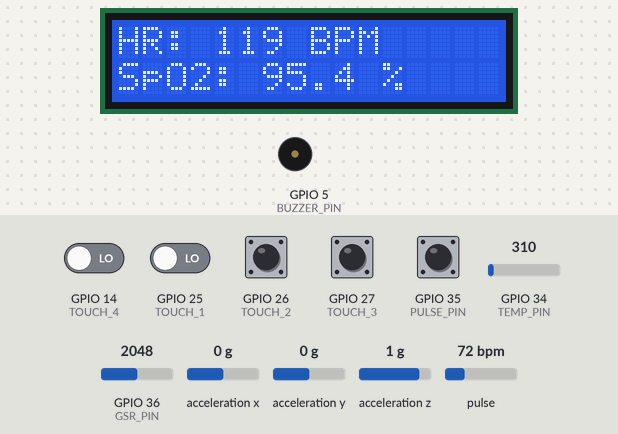
The sketch below on a simulated ESP32. On the bench: 16×2 character LCD, buzzer (waves = sounding, pin HIGH). Wiring (inferred from the names in the program): ADXL345 accelerometer at I2C address 0x53. Inputs (shaded band) come from the test bench; at power-on: GPIO 14 (TOUCH_4), GPIO 25 (TOUCH_1), GPIO 26 (TOUCH_2), GPIO 27 (TOUCH_3), GPIO 35 (PULSE_PIN) LOW, pulse 72 bpm, GPIO 36 (GSR_PIN) = 2048, acceleration x 0 g, acceleration y 0 g, GPIO 34 (TEMP_PIN) = 310, acceleration z 1 g (analog values on the 0–4095 scale).

Above: at 2.7 s.
2.8 s: pulse set to 42 bpm
At 8.2 s:
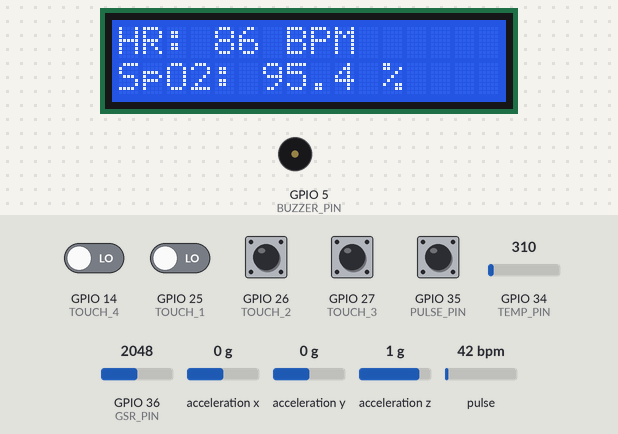
8.3 s: GPIO 35 (PULSE_PIN) pulled HIGH for 1.15 s
At 10.5 s:
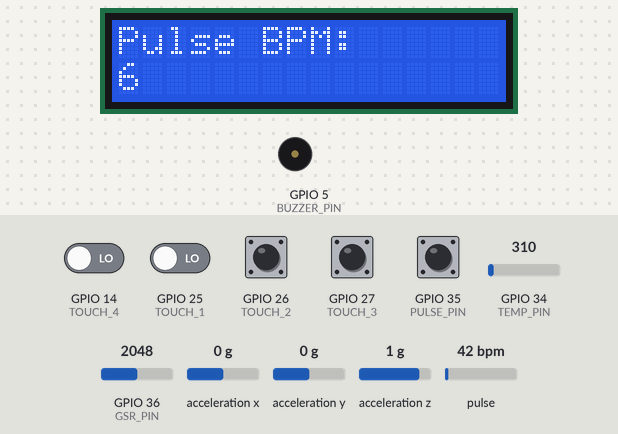
15.0 s: GPIO 14 (TOUCH_4) driven HIGH and GPIO 25 (TOUCH_1) driven HIGH
18.1 s: GPIO 36 (GSR_PIN) set to 2866
At 20.11 s:
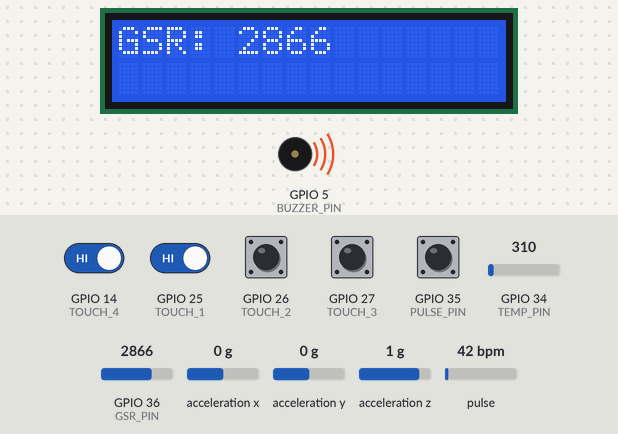
20.9 s: acceleration x set to -1.4 g
At 22.12 s:
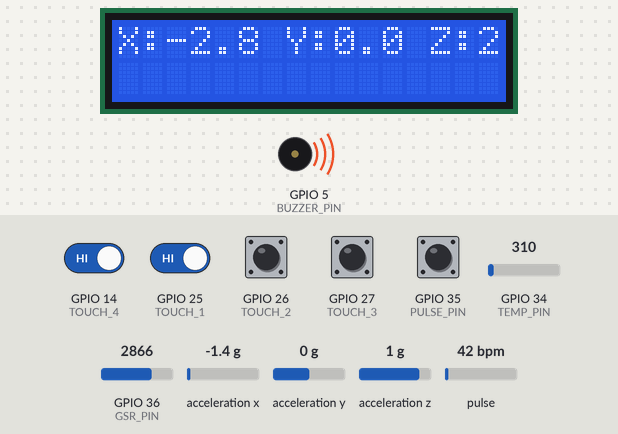
23.5 s: acceleration y set to -1.4 g
At 23.92 s:
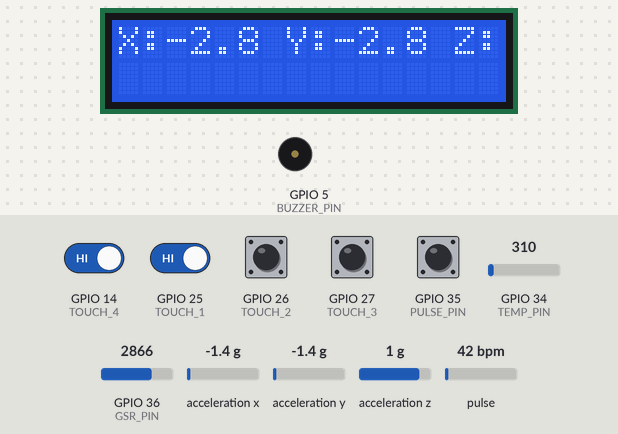
Timing chart, 0 to 26.1 s (numbered marks = the images above; inputs shaded):
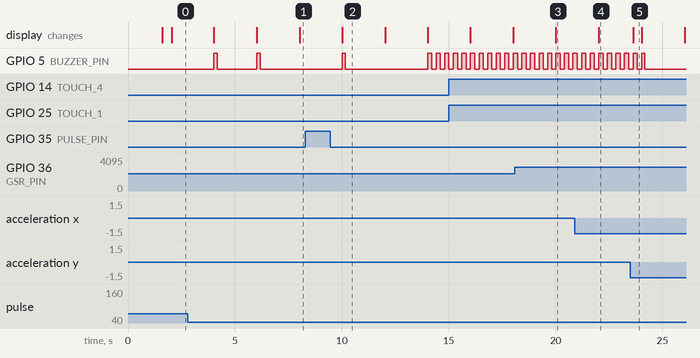

The sketch:

all_1_-lcd+buzzer+gyro+gsr+max30102+pulse+temp+touch.ino
```cpp
#include <Wire.h>
#include <LiquidCrystal_I2C.h>
#include "MAX30105.h"

// LCD Configuration
#define LCD_ADDR 0x27
#define LCD_SDA 21
#define LCD_SCL 22

// MAX30105 Configuration
#define MAX_SDA 19
#define MAX_SCL 18

// Sensor Pins
#define TEMP_PIN 34         // Analog pin for temperature
#define BUZZER_PIN 5        // Unified buzzer pin
#define PULSE_PIN 35        // Pulse sensor interrupt pin

// Touch Pins
#define TOUCH_1 25
#define TOUCH_2 26
#define TOUCH_3 27
#define TOUCH_4 14

// GSR Pin (changed from 34 to avoid conflict)
#define GSR_PIN 36

// ADXL345 Configuration
#define ADXL345_ADDR 0x53
#define ADXL345_POWER_CTL 0x2D
#define ADXL345_DATA_FORMAT 0x31
#define ADXL345_DATAX0 0x32

// Initialize Components
LiquidCrystal_I2C lcd(LCD_ADDR, 16, 2);
TwoWire MAXWire = TwoWire(1);
MAX30105 particleSensor;

// Code1 Variables
volatile int pulseCount = 0;
volatile unsigned long lastPulseTime = 0;
unsigned long lastCalcTime = 0;
unsigned long interval = 10000;
int bpm = 0;
unsigned long previousCycle = 0;
int phaseCode1 = 0;

// Code2 Variables
bool buzzerActive = false;
unsigned long buzzerStartTime = 0;
unsigned long lastBeepToggle = 0;
bool beepState = false;

// System Timing
unsigned long phaseStart = 0;
bool code1Active = true;
unsigned long code2StartTime = 0;

// Interrupt Service Routine
void IRAM_ATTR onPulse() {
  if (millis() - lastPulseTime > 300) {
    pulseCount++;
    lastPulseTime = millis();
  }
}

void setup() {
  Serial.begin(115200);

  // LCD Initialization
  Wire.begin(LCD_SDA, LCD_SCL);
  lcd.init();
  lcd.backlight();
  lcd.print("Initializing...");

  // MAX30105 Initialization
  MAXWire.begin(MAX_SDA, MAX_SCL);
  if (!particleSensor.begin(MAXWire, I2C_SPEED_FAST)) {
    lcd.clear();
    lcd.print("MAX30105 Error");
    while(1);
  }
  particleSensor.setup();
  particleSensor.setPulseAmplitudeRed(0x1F);
  particleSensor.setPulseAmplitudeIR(0x1F);

  // Buzzer & Sensors
  pinMode(BUZZER_PIN, OUTPUT);
  digitalWrite(BUZZER_PIN, LOW);
  analogReadResolution(12);
  pinMode(PULSE_PIN, INPUT);
  attachInterrupt(digitalPinToInterrupt(PULSE_PIN), onPulse, RISING);

  // Touch Pins
  pinMode(TOUCH_1, INPUT);
  pinMode(TOUCH_2, INPUT);
  pinMode(TOUCH_3, INPUT);
  pinMode(TOUCH_4, INPUT);

  // ADXL345 Initialization
  initADXL345();

  lcd.clear();
  lcd.print("System Ready");
  delay(1500);
  lcd.clear();
}

void loop() {
  unsigned long currentMillis = millis();

  // Phase Switching (12-second cycle)
  if (currentMillis - phaseStart >= 12000) {
    code1Active = !code1Active;
    phaseStart = currentMillis;
    digitalWrite(BUZZER_PIN, LOW);
    buzzerActive = false;
    lcd.clear();

    if (!code1Active) code2StartTime = currentMillis;
  }

  code1Active ? runCode1(currentMillis) : runCode2(currentMillis);
}

void runCode1(unsigned long currentMillis) {
  if (currentMillis - previousCycle >= 2000) {
    previousCycle = currentMillis;
    lcd.clear();
    phaseCode1 = (phaseCode1 + 1) % 3;

    switch(phaseCode1) {
      case 0: { // Temperature
        float tempF = analogRead(TEMP_PIN) * (3.3/4095.0) * 100 + 19 * 9/5 + 32;
        String status = "Normal";
        if (tempF < 96.0) status = "Low";
        else if (tempF > 99.0) status = "High";

        lcd.setCursor(0, 0);
        lcd.print("Temp: " + String(tempF,1) + " F");
        lcd.setCursor(0, 1);
        lcd.print("Status: " + status);

        if (tempF < 95.0 || tempF > 99.0) beepAlert();
        break;
      }

      case 1: { // Heart Rate & SpO2
        float hr = (particleSensor.getRed() % 100) + 60;
        float spo2 = 95.0 + (particleSensor.getIR() % 5) * 0.2;

        lcd.setCursor(0, 0);
        lcd.print("HR: " + String((int)hr) + " BPM");
        lcd.setCursor(0, 1);
        lcd.print("SpO2: " + String(spo2,1) + " %");

        if (spo2 < 94.0 || spo2 > 100.0) beepAlert();
        break;
      }

      case 2: { // Pulse BPM
        if (currentMillis - lastCalcTime >= interval) {
          bpm = (pulseCount * 60000) / interval;
          pulseCount = 0;
          lastCalcTime = currentMillis;
        }

        lcd.setCursor(0, 0);
        lcd.print("Pulse BPM: ");
        lcd.setCursor(0, 1);
        lcd.print(bpm);

        if (bpm < 50 || bpm > 120) beepAlert();
        break;
      }
    }
  }
}

void runCode2(unsigned long currentMillis) {
  static unsigned long lastUpdate = 0;
  if (currentMillis - lastUpdate >= 200) {
    lastUpdate = currentMillis;
    bool abnormal = false;
    unsigned long phase = ((currentMillis - code2StartTime) / 2000) % 3;

    lcd.clear();
    switch(phase) {
      case 0: // Touch Sensors
        lcd.print("Touch Sensors");
        if (checkTouch()) abnormal = true;
        break;

      case 1: { // GSR
        int gsr = analogRead(GSR_PIN);
        lcd.print("GSR: " + String(gsr));
        if (gsr < 2500 || gsr > 3900) abnormal = true;
        break;
      }

      case 2: { // Accelerometer
        int16_t x, y, z;
        readAcceleration(&x, &y, &z);
        float xg = x * 0.0078, yg = y * 0.0078, zg = z * 0.0078;
        lcd.print("X:" + String(xg,1) + " Y:" + String(yg,1) + " Z:" + String(zg,1));
        if (abs(xg) > 2.5 || abs(yg) > 2.5 || abs(zg) > 2.5) abnormal = true;
        break;
      }
    }

    handleBuzzer(currentMillis, abnormal);
  }
}

// Helper Functions
void beepAlert() {
  digitalWrite(BUZZER_PIN, HIGH);
  delay(150);
  digitalWrite(BUZZER_PIN, LOW);
}

bool checkTouch() {
  if (digitalRead(TOUCH_1)) { lcd.setCursor(0,1); lcd.print("Touchpad 1"); return true; }
  if (digitalRead(TOUCH_2)) { lcd.setCursor(0,1); lcd.print("Touchpad 2"); return true; }
  if (digitalRead(TOUCH_3)) { lcd.setCursor(0,1); lcd.print("Touchpad 3"); return true; }
  if (digitalRead(TOUCH_4)) { lcd.setCursor(0,1); lcd.print("Touchpad 4"); return true; }
  lcd.setCursor(0,1); lcd.print("No Touch"); return false;
}

void handleBuzzer(unsigned long currentMillis, bool abnormal) {
  if (abnormal && !buzzerActive) {
    buzzerActive = true;
    buzzerStartTime = currentMillis;
  }

  if (buzzerActive) {
    if (currentMillis - buzzerStartTime >= 60000) {
      buzzerActive = false;
      digitalWrite(BUZZER_PIN, LOW);
    }
    else if (currentMillis - lastBeepToggle >= 100) {
      beepState = !beepState;
      digitalWrite(BUZZER_PIN, beepState);
      lastBeepToggle = currentMillis;
    }
  }
}

// ADXL345 Functions
void initADXL345() {
  writeRegister(ADXL345_POWER_CTL, 0x08);
  writeRegister(ADXL345_DATA_FORMAT, 0x09);
  writeRegister(0x2C, 0x0A); // BW_RATE
}

void writeRegister(byte reg, byte value) {
  Wire.beginTransmission(ADXL345_ADDR);
  Wire.write(reg);
  Wire.write(value);
  Wire.endTransmission();
}

void readAcceleration(int16_t* x, int16_t* y, int16_t* z) {
  Wire.beginTransmission(ADXL345_ADDR);
  Wire.write(ADXL345_DATAX0);
  Wire.endTransmission();
  Wire.requestFrom(ADXL345_ADDR, 6);
  *x = Wire.read() | (Wire.read() << 8);
  *y = Wire.read() | (Wire.read() << 8);
  *z = Wire.read() | (Wire.read() << 8);
}
```

Measured:
- after the input at 18.1 s, the display: changes after 1.9 s (image 3)
- after the input at 20.9 s, the display: changes after 1.1 s (image 4)
- what the display in image 2 shows lasts 2.0 s, from 10.0 s to 12.0 s
- what the display in image 5 shows lasts 0.4 s, from 23.6 s to 24.0 s
